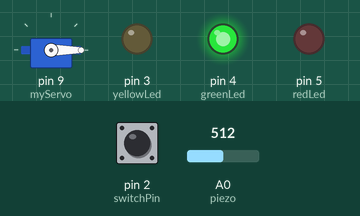
Simulated run of this sketch. Board: Arduino Uno, built with avr-gcc and run on an emulated ATmega328P. On the bench: servo, output pins drawn as LEDs (lit = HIGH). The test bench sets the inputs (shaded band); at power-on: pin 2 (switchPin) LOW, A0 (piezo) = 512.

Above: at 1.2 s.
1.3 s: pin 2 (switchPin) pulled HIGH for 0.15 s
At 2.6 s:
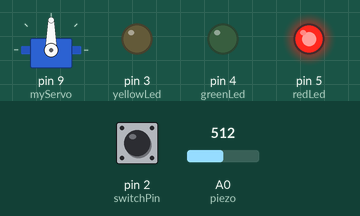
Timing chart, 0 to 4.3 s (numbered marks = the images above; inputs shaded):
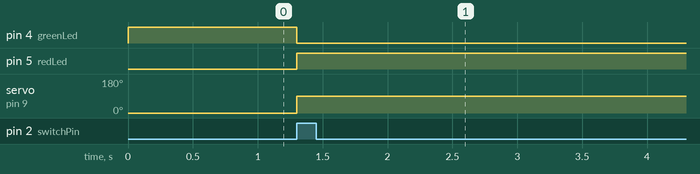

The sketch:

Project12.ino
```cpp
#include <Servo.h> //including the Servo library

Servo myServo; //Initializing the Servo object


const int piezo = A0;
const int switchPin = 2;
const int yellowLed = 3;
const int greenLed = 4;
const int redLed = 5;

int knockVal;
int switchVal;

const int quietKnock = 10;
const int loudKnock = 100;

boolean locked = false;
int numberOfKnocks = 0;


void setup()
{
	myServo.attach(9); //attach the servo to its pin

	pinMode(yellowLed, OUTPUT);
	pinMode(redLed, OUTPUT);
	pinMode(greenLed, OUTPUT);
	pinMode(switchPin, INPUT);

	//We start with an open lock <=> green Led light on
	digitalWrite(greenLed, HIGH);
	myServo.write(0);
}

void loop()
{
	//If the lock is open
	if (!locked) {
		//We read from the switch
		switchVal = digitalRead(switchPin);

		//If it is clicked we then turn the green LED off and the red one on
		//We change the value of locked to true
		//and we close the lock by turning the servo to the right angle
		//We put a delay so the servo have time to turn
		if (switchVal == HIGH) {
			locked = true;
			digitalWrite(greenLed, LOW);
			digitalWrite(redLed, HIGH);
			myServo.write(90);
			delay(1000);
		}
	} else {
		//If the lock is closed
		//we read from the piezo
		knockVal = analogRead(piezo);

		//We test if the knock have the suited force
		//if it is the case we increment numberOfKnocks
		if (numberOfKnocks < 3 && knockVal > 0)
			if (checkForKnock(knockVal))
				numberOfKnocks++;
	}

	//We test if the numberOfKnocks is equal to 3
	//if it is the case, we unlock the lock by turning the servo to the initiale angle
	//We turn the green LED on, and the red one off
	//And we put numberOfKnocks to zero
	if (numberOfKnocks == 3) {
		locked = false;
		numberOfKnocks = 0;
		myServo.write(0);
		delay(20);
		digitalWrite(greenLed, HIGH);
		digitalWrite(redLed, LOW);
	}
}

//This function will test the value given from the piezo
//If it have the suited force it will turn the yellow LED for a brief moment
//and return true
//else it will return false
boolean checkForKnock(int value)
{
	if (value > quietKnock && value < loudKnock) {
		digitalWrite(yellowLed, HIGH);
		delay(50);
		digitalWrite(yellowLed, LOW);
		return true;
	}
	else {
		return false;
	}
}
```

Measured:
- after the input at 1.3 s, pin 4 (greenLed): HIGH → LOW at once; pin 5 (redLed): LOW → HIGH at once; servo on pin 9 (myServo): 0° → 90° at once
